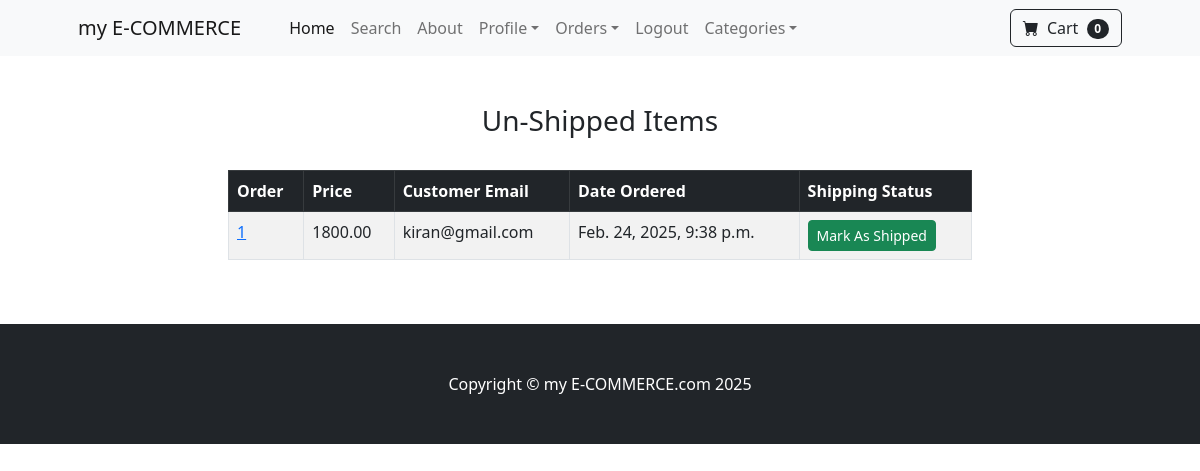
/payment/not_shipped_dash (signed in), run on an earlier commit of the app's database.
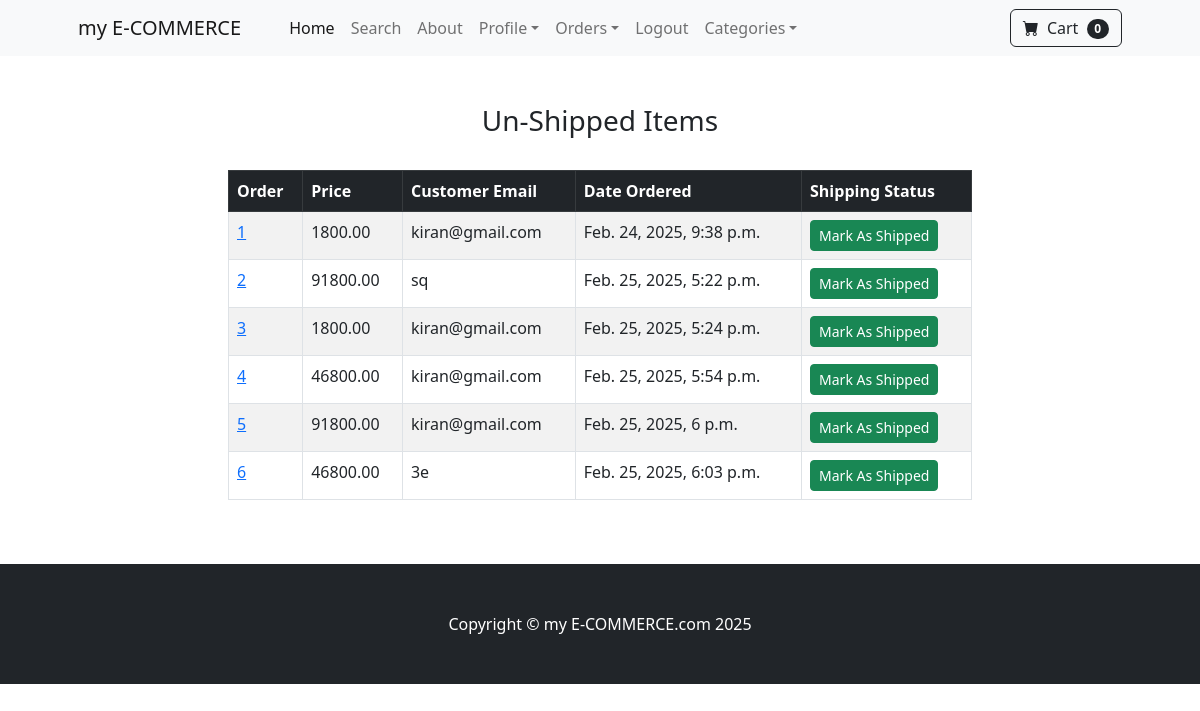
And on a later commit of the database.
### payment/models.py (models this page shows, shortened)
class Order(models.Model):
    user = models.ForeignKey(User, on_delete=models.CASCADE, blank=True, null=True)
    full_name = models.CharField(max_length=200)
    email = models.CharField(max_length=200)
    shipping_address = models.TextField(max_length=20000)
    amount_paid = models.DecimalField(max_digits=10,decimal_places=2)
    date_ordered = models.DateTimeField(auto_now_add=True)
    shipped = models.BooleanField(default=False)
    date_shipped = models.DateTimeField(blank=True, null=True)

### payment/views.py (the view, shortened to what this page needs)
# urls.py: path("not_shipped_dash",views.not_shipped_dash, name='not_shipped_dash'),
def not_shipped_dash(request):
    if request.user.is_authenticated and request.user.is_superuser:
        orders = Order.objects.filter(shipped=False)
        return render(request, "payment/not_shipped_dash.html", {'orders':orders})
    else:
        messages.success(request,'Access Denied')
        return redirect('home')

### cart/cart.py (called while the page is built)
    def __len__(self):
        return len(self.cart)

### cart/context_processors.py (called while the page is built)
def cart(request):
	return {'cart': Cart(request)}

### payment/templates/payment/not_shipped_dash.html (shortened to what this page needs)
{% extends "base.html" %}
{% block content %}
<br>
<br>
<div class='container'>
   <div class='row'>
        <center>
            <div class='col-8'>
                <h3> Un-Shipped Items</h3>
                <br/>
                <table class="table table-striped table-hover table-bordered ">
                    <thead class="table-dark">
                      <tr>
                        <th scope="col">Order</th>
                        <th scope="col">Price</th>
                        <th scope="col">Customer Email</th>
                        <th scope="col">Date Ordered</th>
                        <th scope="col">Shipping Status</th>
                      </tr>
                    </thead>
                    <tbody>
                      {% for item in orders  %}
                      <tr>
                        <td><a href="{% url "orders" item.id %}">{{ item.id }}</a></td>
                        <td>{{ item.amount_paid }}</td>
                        <td>{{ item.email }}</td>
                        <td>{{ item.date_ordered }}</td>
                        <td><form method="POST">
                            <button type="submit" class="btn btn-success btn-sm">Mark As Shipped</button>
                        </form></td>
                      </tr>
                      {% endfor %}
                    </tbody>
                  </table>
                 </div>
        </center>
        </div>
</div>
<br>
<br>
{% endblock %}

What changed in the data, as far as the page shows it:
added Order: id "2", amount_paid "91800.00", email "sq", date_ordered "Feb. 25, 2025, 5:22 p.m."
added Order: id "3", amount_paid "1800.00", email "kiran@gmail.com", date_ordered "Feb. 25, 2025, 5:24 p.m."
added Order: id "4", amount_paid "46800.00", email "kiran@gmail.com", date_ordered "Feb. 25, 2025, 5:54 p.m."
added Order: id "5", amount_paid "91800.00", email "kiran@gmail.com", date_ordered "Feb. 25, 2025, 6 p.m."
added Order: id "6", amount_paid "46800.00", email "3e", date_ordered "Feb. 25, 2025, 6:03 p.m."
